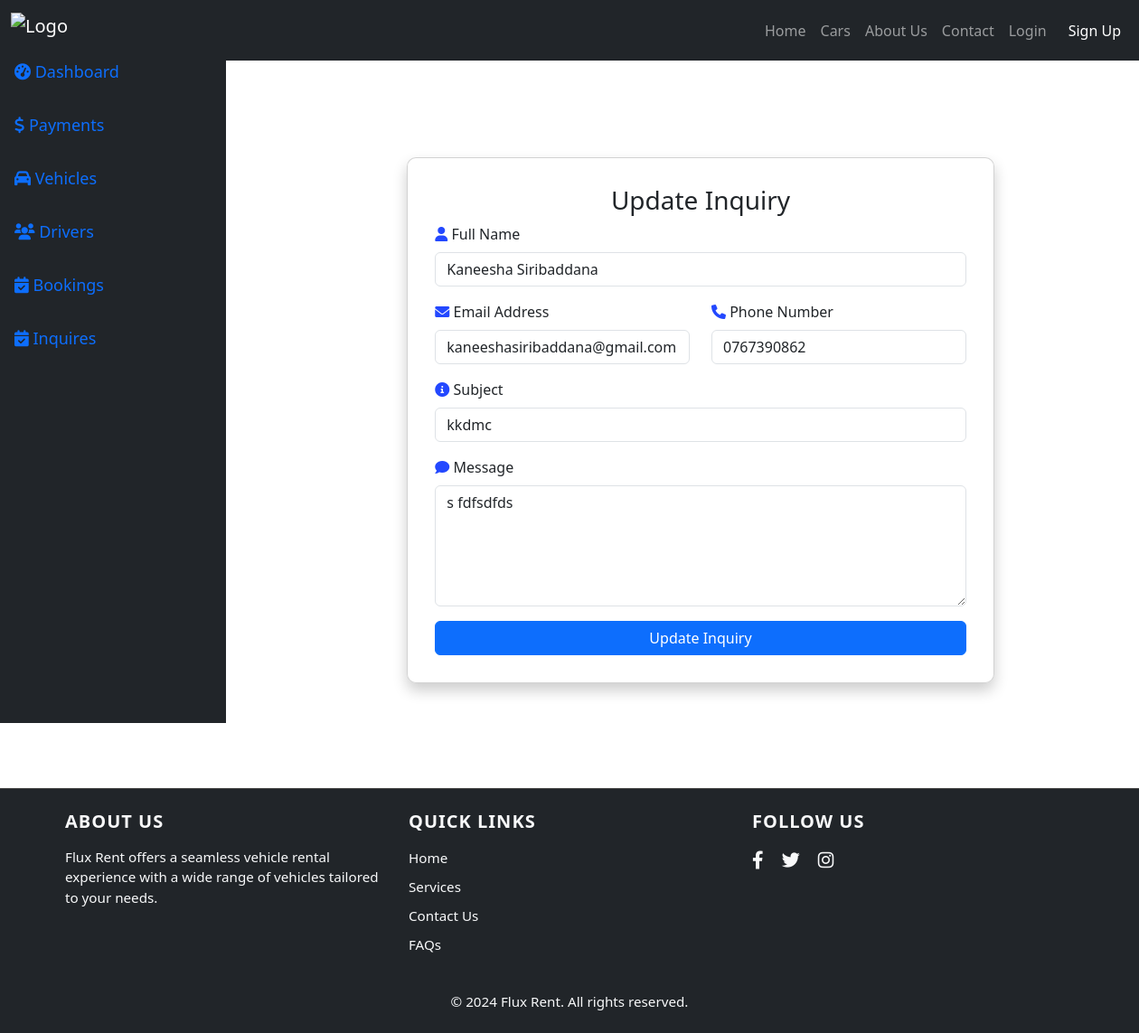
Page /admin-update-inquire.php?id=3 on the committed database.
### tables this page shows
CREATE TABLE `inquiries` (
  `id` int(11) NOT NULL,
  `name` varchar(100) NOT NULL,
  `email` varchar(100) NOT NULL,
  `phone` varchar(15) NOT NULL,
  `subject` varchar(200) NOT NULL,
  `message` text NOT NULL,
  `createdDate` timestamp NULL DEFAULT current_timestamp(),
  `updated_at` timestamp NULL DEFAULT current_timestamp() ON UPDATE current_timestamp()
);

### models/config.php (called while the page is built, shortened)
<?php
class Database
{
    public static $connection;
    public static function setUpConnection()
    {
        if (!isset(self::$connection)) {
            self::$connection = new mysqli("localhost", "root", "", "fluxrent");
        }
    }
    public static function search($q)
    {
        $result = self::$connection->query($q);
        return $result;
    }
}

### admin-update-inquire.php (the view, shortened to what this page needs)
<?php
require_once 'models/config.php';
if (isset($_GET['id'])) {
    $inquiryId = $_GET['id'];
    $query = "SELECT * FROM inquiries WHERE id = $inquiryId";
    $result = Database::search($query);
    if ($result->num_rows > 0) {
        $inquiry = $result->fetch_assoc();
    } else {
        header("Location: admin-manage-inquires.php?error=Inquiry not found");
        exit;
    }
} else {
    header("Location: admin-manage-inquires.php?error=No inquiry ID provided");
    exit;
}
?>
<!DOCTYPE html>
<html lang="en">
<head>
    <link href="https://cdn.jsdelivr.net/npm/bootstrap@5.3.0-alpha1/dist/css/bootstrap.min.css" rel="stylesheet">
    <link href="https://cdnjs.cloudflare.com/ajax/libs/font-awesome/6.0.0-beta3/css/all.min.css" rel="stylesheet">
</head>
<body>
    <?php include 'header.php' ?>
    <div class="d-flex wrapper">
        <div>
            <?php include 'admin_sidebar.php' ?>
        </div>
        <div class="content  col-10 mb-5 mt-5">
            <div class="container">
                <div class="row justify-content-center mt-5 pt-2">
                    <div class="col-md-8">
                        <div class="card form-card">
                            <h3 class="card-title text-center">Update Inquiry</h3>
                            <form id="updateInquiryForm" method="POST" action="controllers/update_inquire_process.php">
                                <div class="mb-3">
                                    <label for="name" class="form-label">
                                        <i class="fas fa-user form-icon"></i> Full Name
                                    </label>
                                    <input type="text" class="form-control" id="name" name="name" value="<?php echo htmlspecialchars($inquiry['name']); ?>" required>
                                </div>
                                <div class="row">
                                    <div class="col-md-6 mb-3">
                                        <label for="email" class="form-label">
                                            <i class="fas fa-envelope form-icon"></i> Email Address
                                        </label>
                                        <input type="email" class="form-control" id="email" name="email" value="<?php echo htmlspecialchars($inquiry['email']); ?>" required>
                                    </div>
                                    <div class="col-md-6 mb-3">
                                        <label for="phone" class="form-label">
                                            <i class="fas fa-phone form-icon"></i> Phone Number
                                        </label>
                                        <input type="tel" class="form-control" id="phone" name="phone" value="<?php echo htmlspecialchars($inquiry['phone']); ?>" required>
                                    </div>
                                </div>
                                <div class="mb-3">
                                    <label for="subject" class="form-label">
                                        <i class="fas fa-info-circle form-icon"></i> Subject
                                    </label>
                                    <input type="text" class="form-control" id="subject" name="subject" value="<?php echo htmlspecialchars($inquiry['subject']); ?>" required>
                                </div>
                                <div class="mb-3">
                                    <label for="message" class="form-label">
                                        <i class="fas fa-comment form-icon"></i> Message
                                    </label>
                                    <textarea class="form-control" id="message" name="message" rows="5" required><?php echo htmlspecialchars($inquiry['message']); ?></textarea>
                                </div>
                                <button type="submit" class="btn btn-primary col-12">
                                    Update Inquiry
                                </button>
                            </form>
                        </div>
                    </div>
                </div>
            </div>
        </div>
    </div>
    <?php include 'footer.php'; ?>
</body>
</html>

### admin-update-inquire.php (style rules this page uses)
body { background-image: url('images/background.webp'); background-size: cover; background-position: center; background-repeat: no-repeat; }
.form-card { background: rgba(255, 255, 255, 0.9); border-radius: 10px; padding: 30px; box-shadow: 0 8px 16px rgba(0, 0, 0, 0.2); margin-top: 50px; }
.form-icon { color: #2348ff; }

### admin_sidebar.php (style rules this page uses)
.content { margin-left: 250px; padding: 20px; min-height: 100%; }

### rows in the picture
inquiries: name "Kaneesha Siribaddana", email "kaneeshasiribaddana@gmail.com", phone "0767390862", subject "kkdmc", message "s fdfsdfds"
